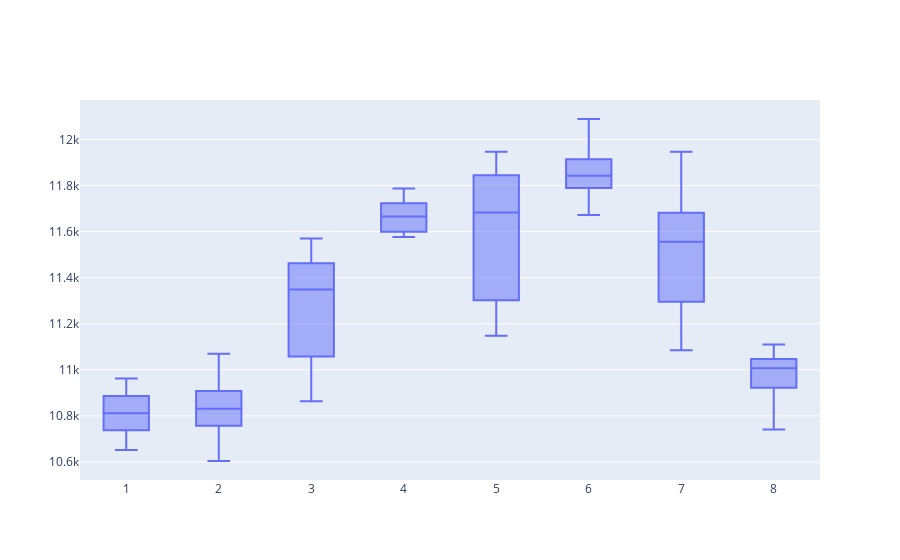

The notebook cell saved with this chart:
### Code cell
trace = go.Box(x = nifty_data['Month'],
               y = nifty_data['Close'])

data = [trace]

offline.iplot(data)

### Figure 1 — Plotly figure (JSON) as saved in the notebook; plotly's stock layout.template omitted (floating-point values rounded to 4 significant figures; data arrays with more than 128 entries replaced by an {"elided": "..."} marker saying what was removed)
{"data": [{"type": "box", "x": {"elided": "161 int values"}, "y": {"elided": "161 float values"}}], "layout": {}}
